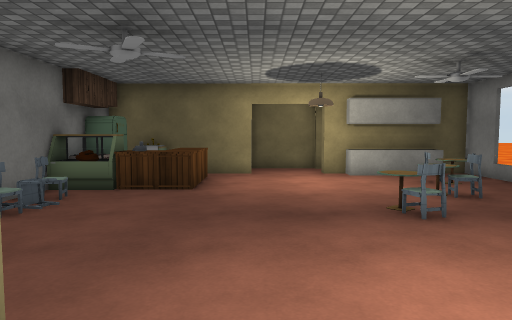
view 1 (above)

15 first-person views from a walk through a 3-D level made in the Unity game engine. The camera is 1.4 m above the floor, tilts 4° down and sees 70° across. Doors are open. The floor is counted in squares, 1 m on a side. Each view is taken from the middle of a square. On the plan, view 1 faces up. The plan holds only what a view shows up to about 16 squares ahead; the rest is blank. The place goes on beyond the plan. The player is left out. Some surface patterns are stand-ins.

view 2
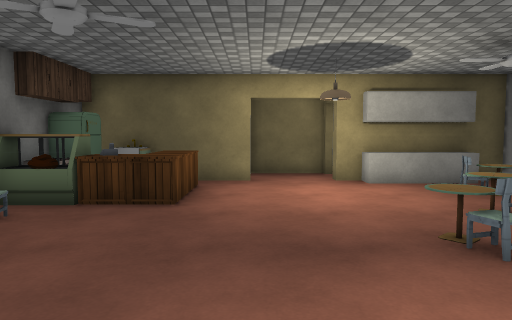

view 3
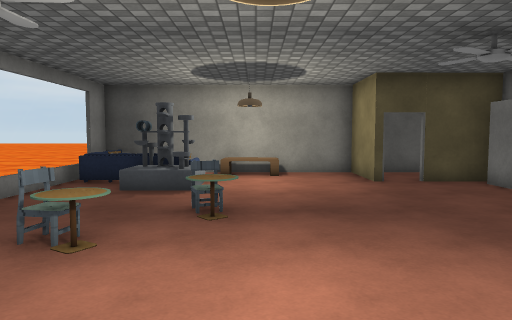

view 4
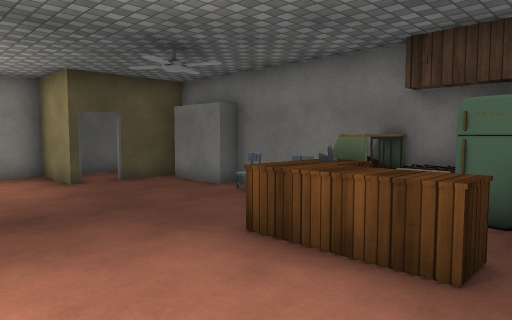

view 5
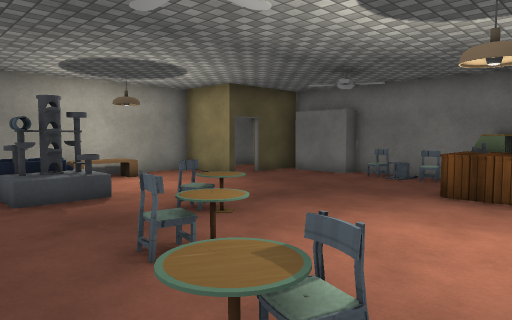

view 6
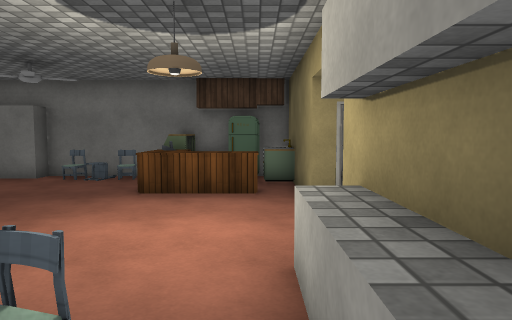

view 7
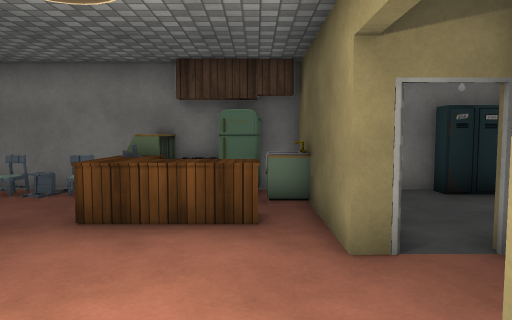

view 8
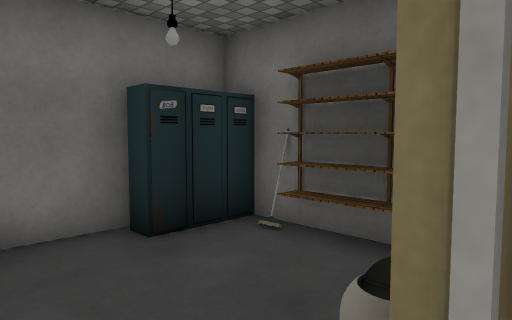

view 9
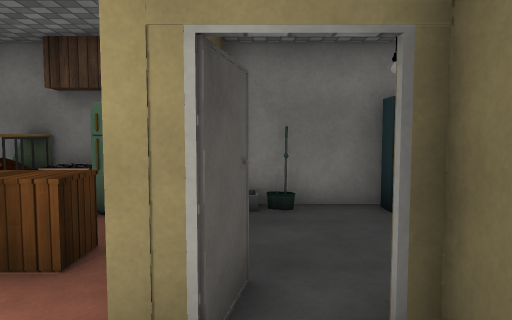

view 10
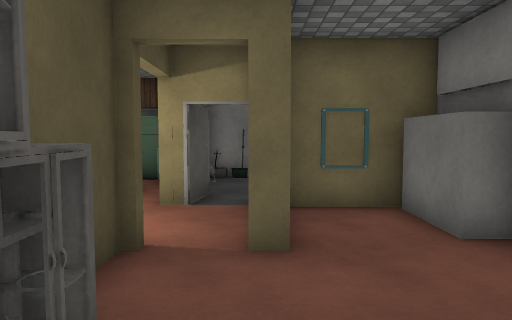

view 11
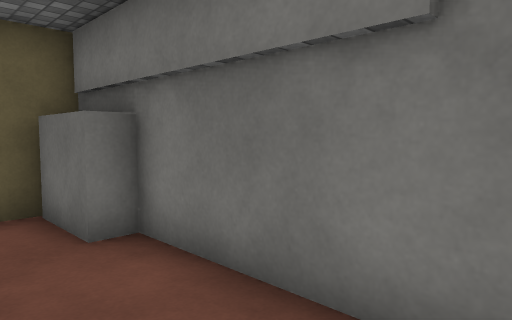

view 12
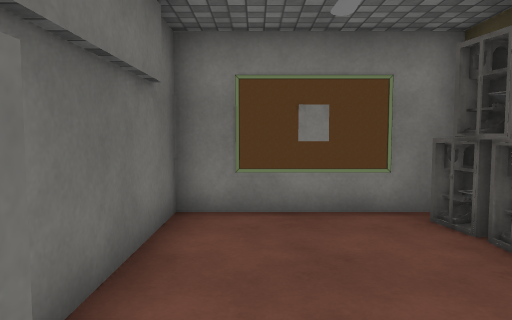

view 13
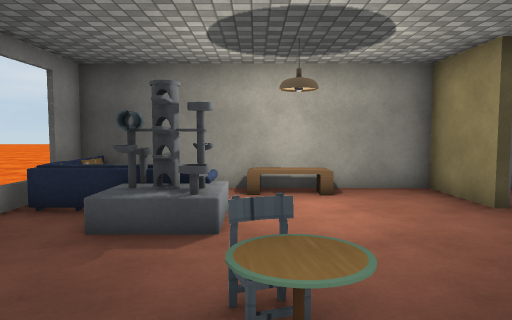

view 14
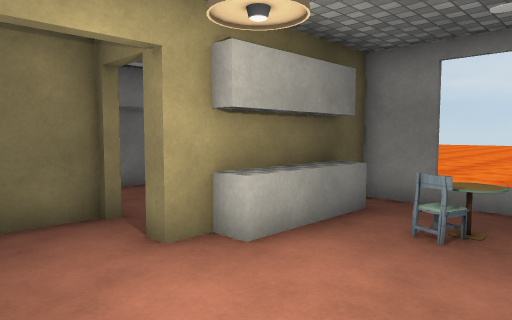

view 15
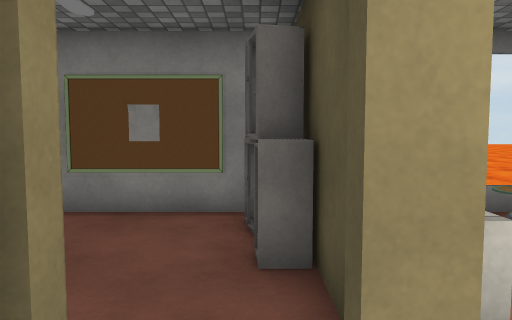

### Floor plan
Points are (right, up) in squares from view 1. A wall is a line through its corners. A room is listed if a view was taken in it or the views show most of it. See-through windows are left out.
Room 1 (views 1, 2, 3, 4, 5, 6, 7, 8, 13, 14, 15)
walls: (4.2, 3.1) (4.4, 3.4); (3.5, 2.6) (3.5, 3.5); (3.7, 2.7) (3.9, 3.2) (4.4, 3.2) (4.4, 2.8); (-1.5, 2.2) (-1.5, -0.5) (7.5, -0.5) (7.5, 0.8); (-5.3, 7.6) (-5.3, 5) (-4.6, 5) (-4.6, 2.6); (-0.2, 13.7) (-0.2, 13.1) (-5.3, 13.1) (-5.3, 12.4); (7.5, 9.4) (7.5, 13.1) (2.4, 13.1) (2.4, 13.6); (-5.2, 2.1) (-2.9, 2.1); (1.5, 15.1) (-0.2, 15.1)
low walls: (6.4, 12.4) (3.2, 12.4) (3.2, 13.1); (7.5, 2.4) (7.5, 5.3)
ways out: opening at (2, 14) to room 2; open door at (-2.5, 2)
objects: chair (-5, 6); chair (-5, 8); fridge (-5, 9) to (-4, 10); other object (-5, 11) to (-4, 11); fridge (-5, 12); sink (-4, 12) to (-3, 13); counter (-3, 9) to (-2, 12); other object (-3, 10); other object (1, 0) to (3, 1); table (2, 7) to (3, 7); chair (3, 6); sofa (4, 1) to (4, 2); other object (4, 4); table (4, 8) to (4, 9); other object (5, 3); other object (5, 4); table (5, 10) to (6, 11); chair (5, 11); sofa (6, 2)
Room 2 (views 9, 10, 11, 12)
walls: (2.7, 15.5) (2.7, 14.9); (2.5, 15.1) (1.5, 15.1); (2.6, 13.4) (6, 13.4); (7.5, 13.4) (7.5, 18.4) (2.2, 18.4) (2.2, 17.8) (0, 17.8) (0, 15.6)
ways out: opening at (2, 14) to room 1
objects: other object (5, 14); other object (6, 14); other object (7, 14)

Positions as (right, up) in squares from view 1, and headings:
1: (0, 0), facing up
2: (0, 2), facing up
3: (2, 13), facing down
4: (2, 13), facing down-left
5: (7, 12), facing down-left
6: (7, 12), facing left
7: (4, 12), facing left
8: (0, 14), facing up-left
9: (2, 14), facing left
10: (7, 15), facing left
11: (7, 16), facing up-left
12: (1, 17), facing right
13: (3, 9), facing down
14: (0, 9), facing up-right
15: (1, 14), facing right
